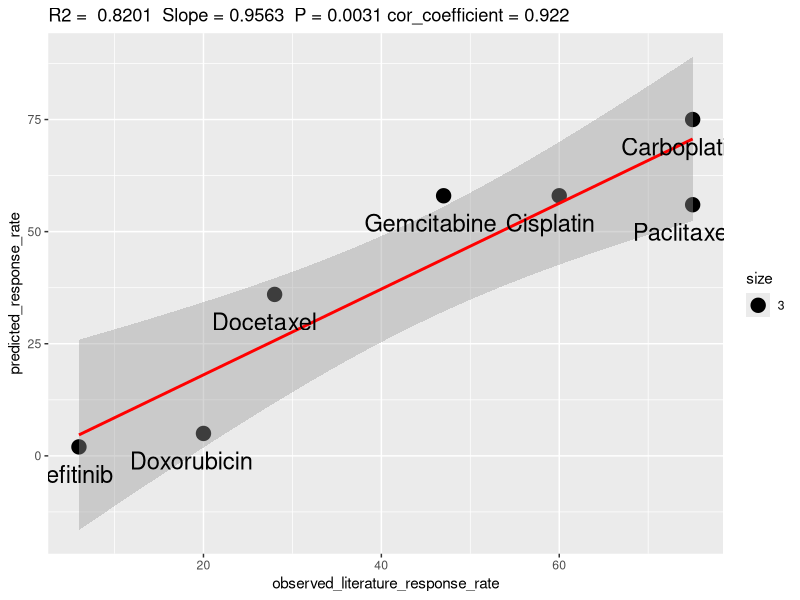

Reproduce this figure in R.
rm(list = setdiff(ls(), lsf.str()))
library(ggplot2)
library(plyr)
library(grid)


x=read.csv("Response_rate.csv",header=TRUE,row.names=1)

fit <- lm(predicted_response_rate ~ observed_literature_response_rate, data = x)
summary(fit)
pdf("Response_rate.pdf" ) 
p = ggplot(fit$model, aes(x=observed_literature_response_rate, y=predicted_response_rate, label = rownames(x) ) ) + 
  geom_point(aes(size = 3)) +
  stat_smooth(method = "lm", col = "red") +
  labs(title = paste("R2 = ",round(signif(summary(fit)$adj.r.squared, 5), digits=4),
                     " Slope =",round(signif(fit$coef[[2]], 5), digits=4),
                     " P =",round(signif(summary(fit)$coef[2,4], 5), digits=4),
                     "cor_coefficient =",round(cor(x$observed_literature_response_rate, x$predicted_response_rate), digits=4)))#+ xlim(0, 100) + ylim(0,100)
p + geom_text(aes(vjust=2, hjust=0.6), size=6)

dev.off() 


